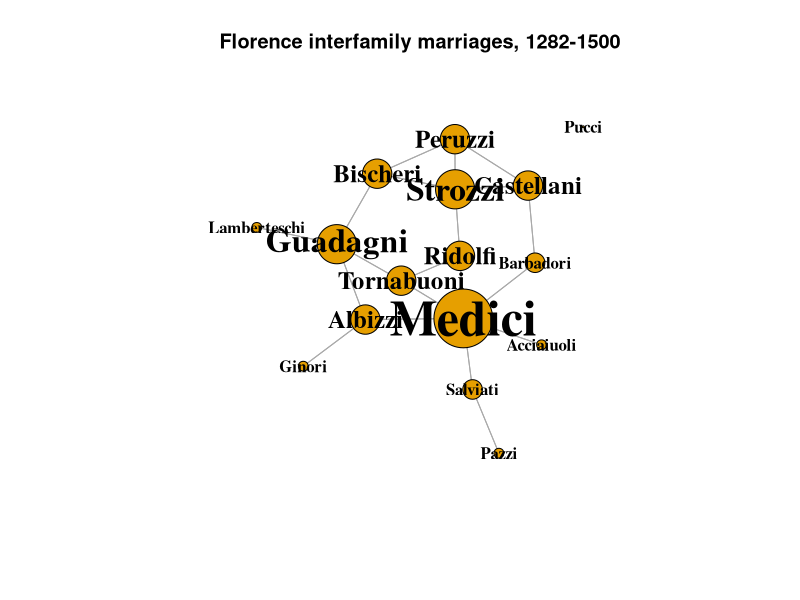
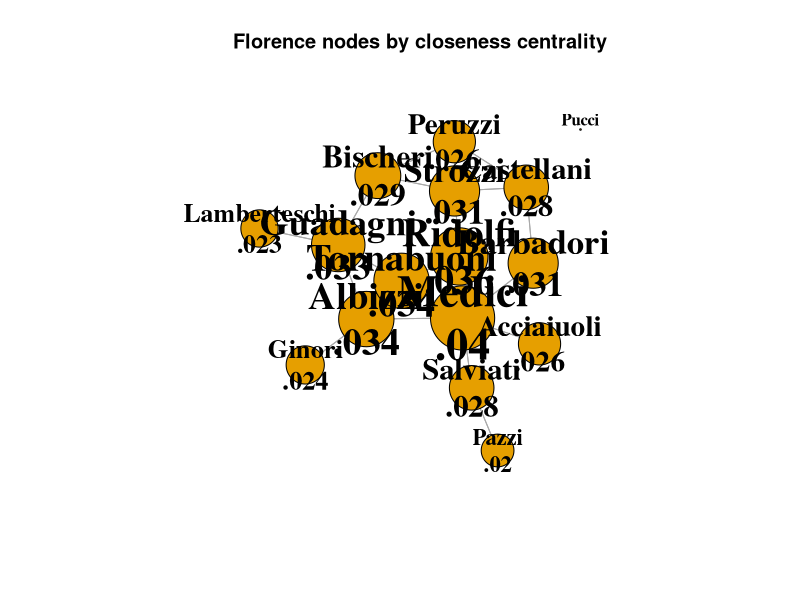
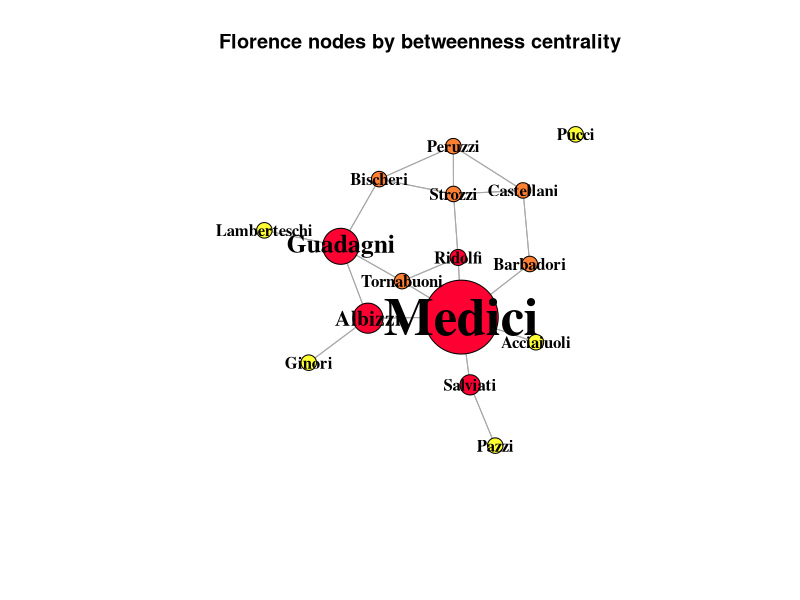
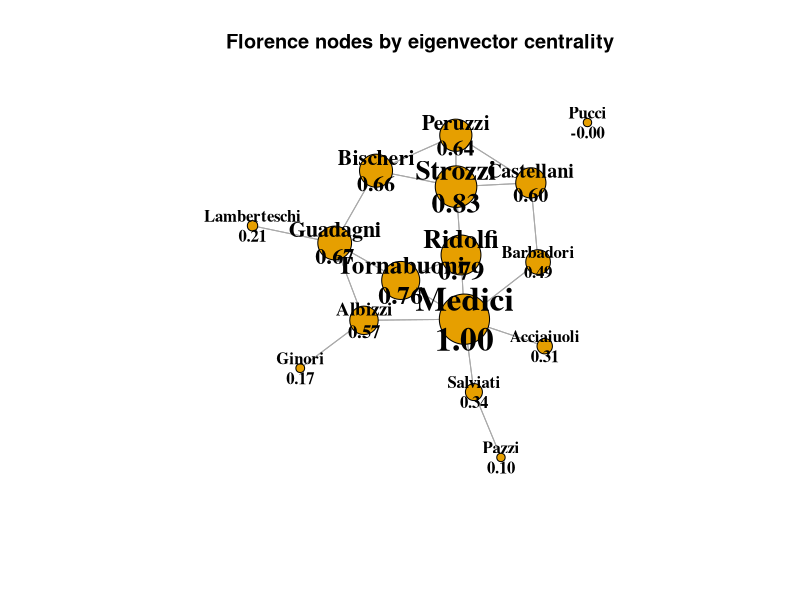
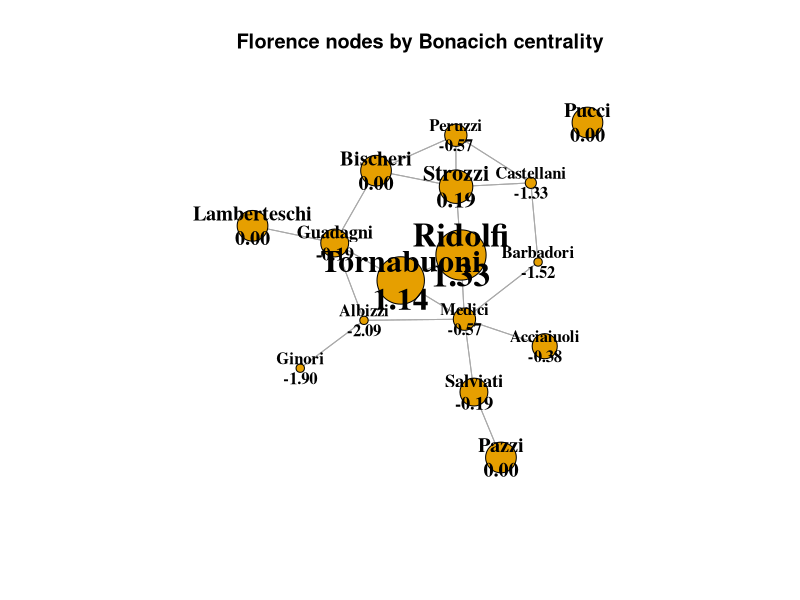

The R source for these figures, in order:
## ---- chunk 1
library(network)
library(igraph)
library(tidyverse)
## ---- chunk 2
data(flo)
ntwk.ig <- graph_from_adjacency_matrix(flo)

ntwk.vcount <- vcount(ntwk.ig)
ntwk.ecount <- ecount(ntwk.ig)
ntwk.is_bipartite <- is_bipartite(ntwk.ig)
ntwk.is_directed <- is_directed(ntwk.ig)
ntwk.is_weighted <- is_weighted(ntwk.ig)
ntwk.vertex_attr_names <- vertex_attr_names(ntwk.ig)
ntwk.edge_attr_names <- edge_attr_names(ntwk.ig)
ntwk.names <- V(ntwk.ig)$name
ntwk.dyad_census <- igraph::dyad.census(ntwk.ig)
ntwk.triad_census <- igraph::triad_census(ntwk.ig)
ntwk.global_clustering_coef <- transitivity(ntwk.ig, type = "global")
ntwk.local_avg_clustering_coef <- transitivity(ntwk.ig, type = "average")
ntwk.avg_path_length <- average.path.length(ntwk.ig, directed = T)
ntwk.component_names <- names(igraph::components(ntwk.ig))
ntwk.components_no <- igraph::components(ntwk.ig)$no
ntwk.components_csize <- igraph::components(ntwk.ig)$csize

# distances(ntwk.ig,"Acciaiuoli","Strozzi", weights=NA)

ntwk.graph_density <- graph.density(ntwk.ig)
ntwk.graph_density_noloops <- graph.density(ntwk.ig, loops = TRUE)

ntwk.avg_degree <- igraph::degree(ntwk.ig)

# Get the degree info and make the data frame

ntwk.nodes <- data.frame(
  name = V(ntwk.ig)$name, 
  degree = igraph::degree(ntwk.ig),
  indegrees = igraph::degree(ntwk.ig, mode = "in", loops = FALSE),
  outdegrees = igraph::degree(ntwk.ig, mode = "out", loops = FALSE)
  )
# ntwk.nodes[ntwk.nodes$name %in% c("Medici", "Strozzi"),]

# Get degree centralization

ntwk.indegree_centralization <- 
  centr_degree(ntwk.ig, loops = FALSE, mode = "in")$centralization
ntwk.outdegree_centralization <- 
  centr_degree(ntwk.ig, loops = FALSE, mode = "out")$centralization
ntwk.total_centralization <- 
  centr_degree(ntwk.ig, loops = FALSE, mode = "total")$centralization
## ---- chunk 3
V(ntwk.ig)$size <- ntwk.nodes[,"degree"] * 5
V(ntwk.ig)$label.cex <- ntwk.nodes[,"degree"] / 4
V(ntwk.ig)$label.cex <- pmax(V(ntwk.ig)$label.cex, 1)

set.seed(1235)
V(ntwk.ig)$size <- ntwk.nodes[,"degree"] * 3
plot(
  ntwk.ig,
  layout = layout_components(ntwk.ig),
  edge.arrow.mode = 0,
  vertex.label.color = "black",
  vertex.shape = "circle",
  vertex.label.font = 2,
  main = "Florence interfamily marriages, 1282-1500"
)
## ---- chunk 4
closeness_centrality <- closeness(ntwk.ig, mode = "all")
# One node is not connected, and has NaN as its centrality; replace it 
# with 0 just for the graph below.
closeness_centrality[is.nan(closeness_centrality)] <- 0
# Calculate node size by 1000 x closeness
V(ntwk.ig)$size <- closeness_centrality * 1000
# Ensure minimum node size
V(ntwk.ig)$size <- pmax(V(ntwk.ig)$size, 1)
# Base text size on node size
V(ntwk.ig)$label.cex <- V(ntwk.ig)$size / 15
V(ntwk.ig)$label.cex <- pmax(V(ntwk.ig)$label.cex, 1)
set.seed(1235)
closeness_labels <- sprintf("%s\n%s", ntwk.names,
                            # Omit leading "0" can't be done in sprintf
                            substr(as.character(round(
                              closeness_centrality, 3
                            )), 2, 10))
plot.igraph(
  ntwk.ig,
  layout = layout_components(ntwk.ig),
  vertex.label = closeness_labels,
  edge.arrow.mode = 0,
  vertex.label.color = "black",
  vertex.shape = "circle",
  vertex.label.font = 2,
  main = "Florence nodes by closeness centrality"
)
## ---- chunk 5
betweenness_centrality <- betweenness(ntwk.ig)
# Calculate node size by 2 x betweenness
V(ntwk.ig)$size <- betweenness_centrality / 2
# Ensure minimum node size
V(ntwk.ig)$size <- pmax(V(ntwk.ig)$size, 10)
# Base text size on node size
V(ntwk.ig)$label.cex <- V(ntwk.ig)$size / 15
V(ntwk.ig)$label.cex <- pmax(V(ntwk.ig)$label.cex, 1)

colors <- case_when(
  betweenness_centrality == 0 ~ "#FFFF33",
  betweenness_centrality < 20 ~ "#FF8033",
  TRUE ~ "#FF0033"
)
set.seed(1235)
plot(
  ntwk.ig,
  vertex.color = colors,
  layout = layout_components(ntwk.ig),
  edge.arrow.mode = 0,
  vertex.label.color = "black",
  vertex.shape = "circle",
  vertex.label.font = 2,
  main = "Florence nodes by betweenness centrality"
)
## ---- chunk 6
sort(round(betweenness_centrality, 2), decreasing = TRUE)
## ---- chunk 7
eigen_info <- centr_eigen(ntwk.ig, directed = T)

# Calculate node size by 1000 x closeness
V(ntwk.ig)$size <- eigen_info$vector * 30
# Ensure minimum node size
V(ntwk.ig)$size <- pmax(V(ntwk.ig)$size, 5)
# Base text size on node size
V(ntwk.ig)$label.cex <- V(ntwk.ig)$size / 15
V(ntwk.ig)$label.cex <- pmax(V(ntwk.ig)$label.cex, 1)

# colors <- case_when(
#   betweenness_centrality == 0 ~ "#FFFF33",
#   betweenness_centrality < 20 ~ "#FF8033",
#   TRUE ~ "#FF0033"
# )
set.seed(1235)
eigen_labels <- sprintf("%s\n%.2f", ntwk.names, eigen_info$vector)

plot(
  ntwk.ig,
  # vertex.color = colors,
  layout = layout_components(ntwk.ig),
  vertex.label = eigen_labels,
  edge.arrow.mode = 0,
  vertex.label.color = "black",
  vertex.shape = "circle",
  vertex.label.font = 2,
  main = "Florence nodes by eigenvector centrality"
)

## ---- chunk 8
bon_info <- power_centrality(ntwk.ig)

# H/T: range01 <- function(x){(x-min(x))/(max(x)-min(x))}
range01 <- function(x){(x-min(x))/(max(x)-min(x))}
scaled_bon_info <- range01(bon_info)

# Calculate node size by 1000 x closeness
V(ntwk.ig)$size <- scaled_bon_info * 30
# Ensure minimum node size
V(ntwk.ig)$size <- pmax(V(ntwk.ig)$size, 5)
# Base text size on node size
V(ntwk.ig)$label.cex <- V(ntwk.ig)$size / 15
V(ntwk.ig)$label.cex <- pmax(V(ntwk.ig)$label.cex, 1)

# colors <- case_when(
#   betweenness_centrality == 0 ~ "#FFFF33",
#   betweenness_centrality < 20 ~ "#FF8033",
#   TRUE ~ "#FF0033"
# )
set.seed(1235)
eigen_labels <- sprintf("%s\n%.2f", ntwk.names, bon_info)

plot(
  ntwk.ig,
  # vertex.color = colors,
  layout = layout_components(ntwk.ig),
  vertex.label = eigen_labels,
  edge.arrow.mode = 0,
  vertex.label.color = "black",
  vertex.shape = "circle",
  vertex.label.font = 2,
  main = "Florence nodes by Bonacich centrality"
)
